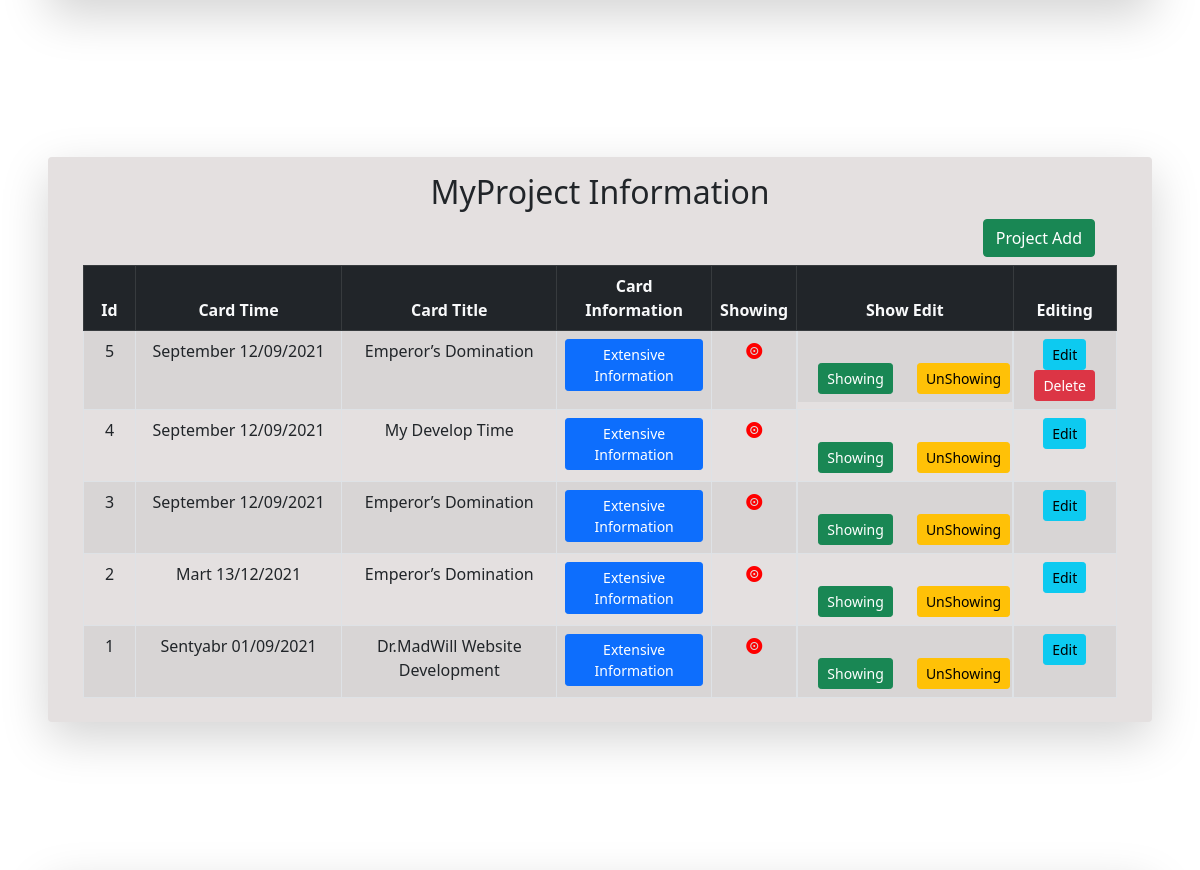
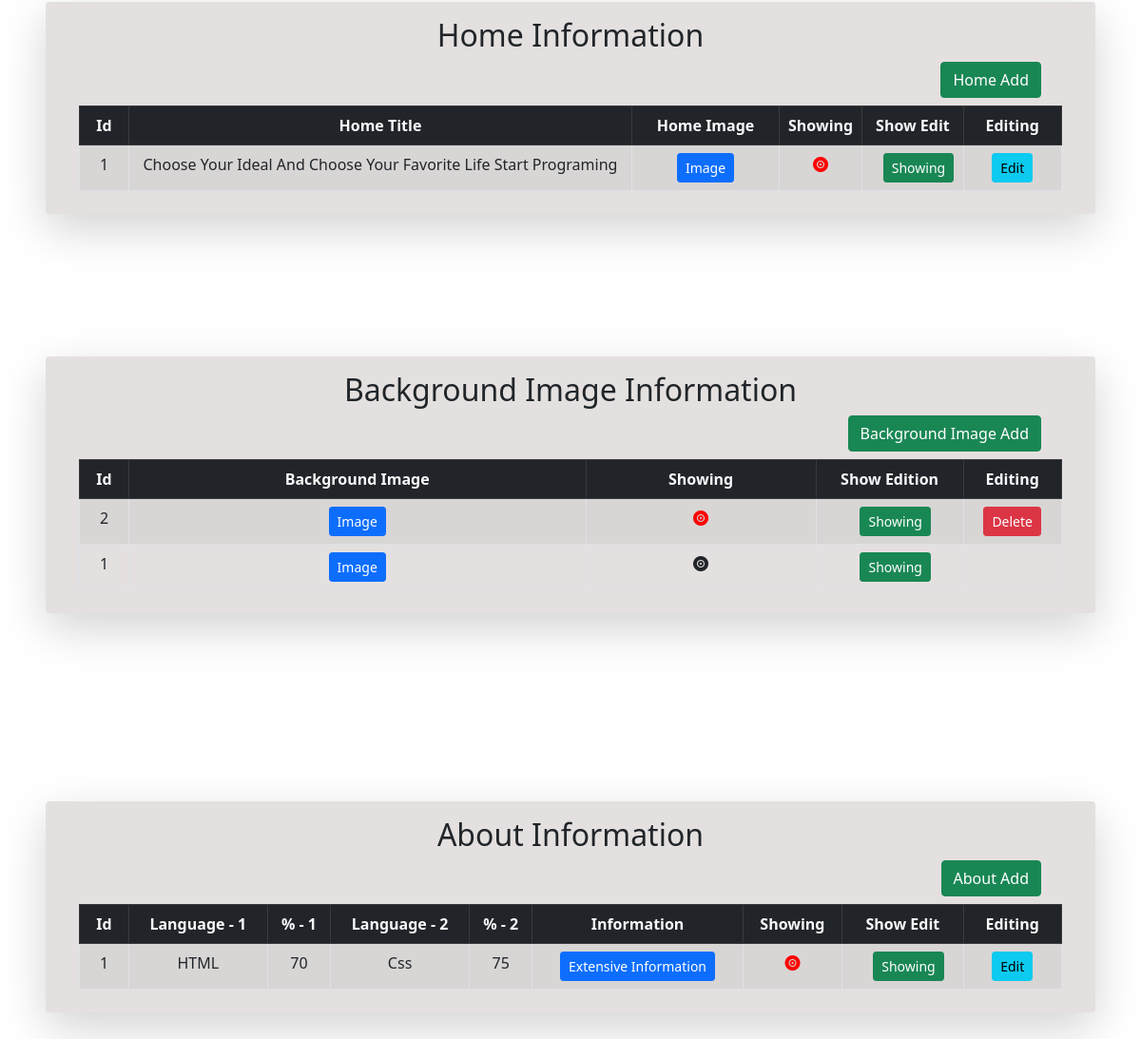
The page /admin/main/ (signed in, lower part) on the database as committed earlier (2 pictures, top to bottom).
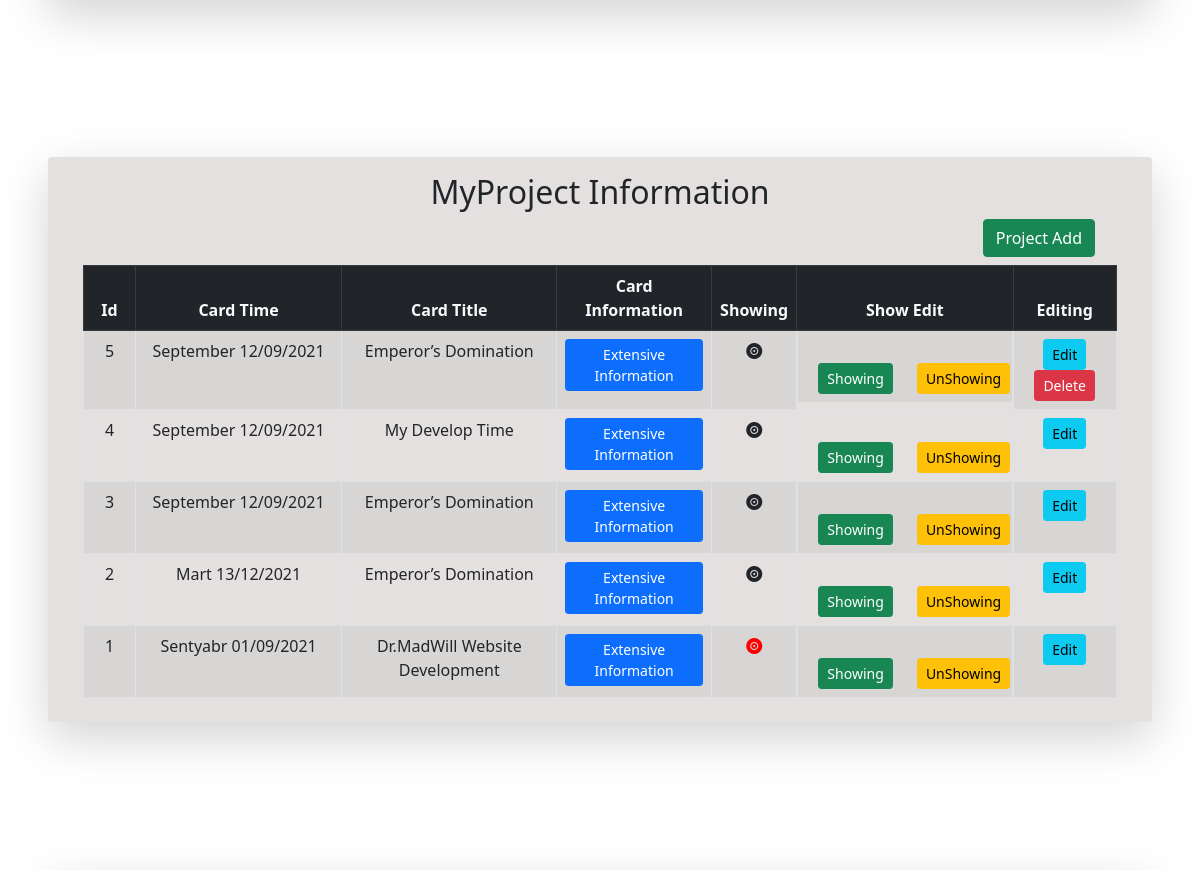
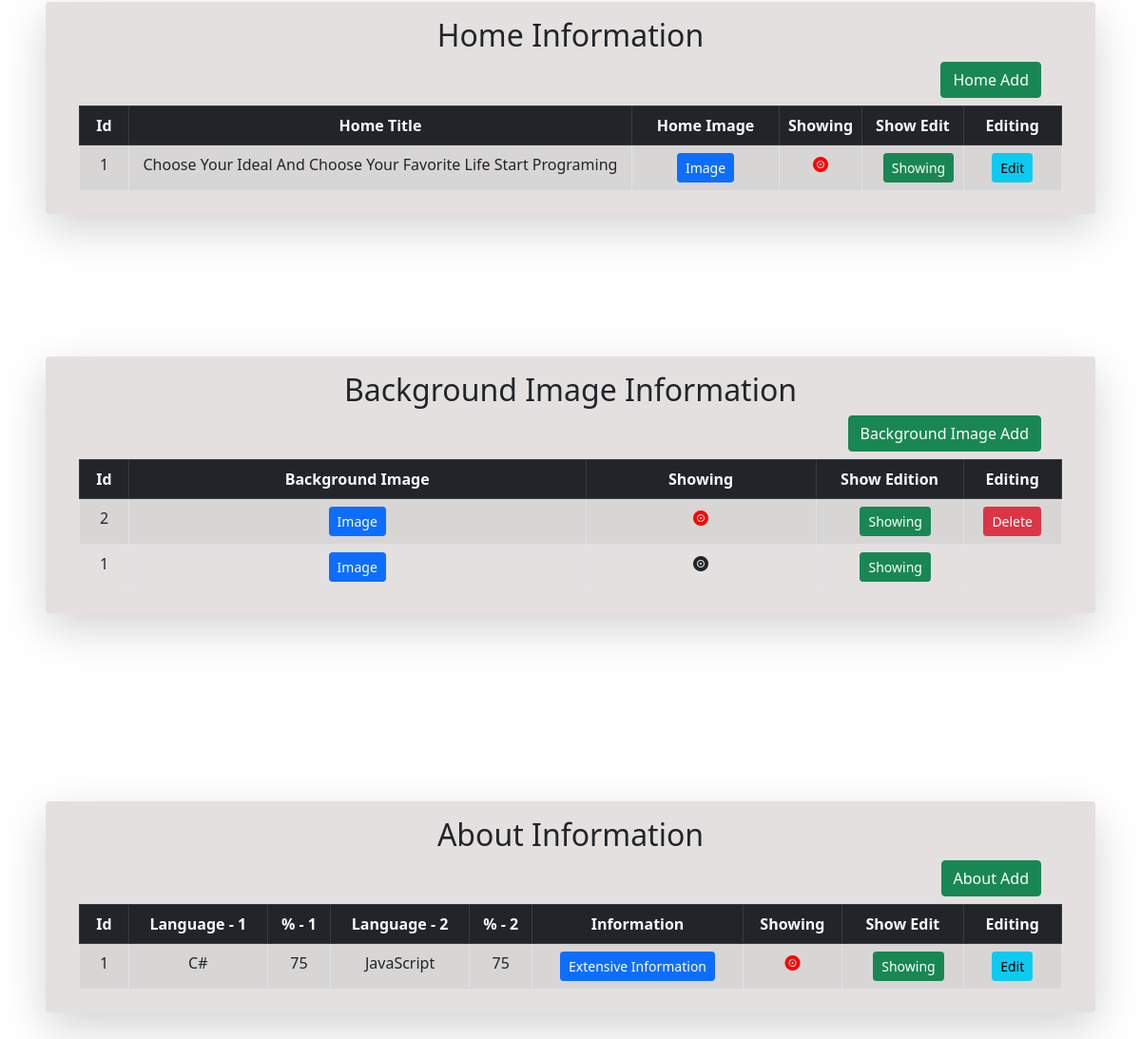
The same page on the database as committed later (2 pictures, top to bottom).
### postd/models.py (models this page shows, shortened)
class Projectin(db.Model):
    id = db.Column(db.Integer, primary_key=True)
    protime = db.Column(db.String(25), nullable=False)
    protitle = db.Column(db.String(50), nullable=False)
    prosortcut = db.Column(db.String(80), nullable=False)
    projareya = db.Column(db.Text)
    cardTextadd=db.Column(db.String(210))
    projareya2 = db.Column(db.Text)
    projtitle = db.Column(db.String(100))
    listp = db.Column(db.String(70))
    listp1 = db.Column(db.String(70))
    listp2 = db.Column(db.String(70))
    listp3 = db.Column(db.String(70))
    listp4 = db.Column(db.String(70))
    listp5 = db.Column(db.String(70))
    listp6 = db.Column(db.String(70))
    listp7 = db.Column(db.String(70))
    projareya3 = db.Column(db.Text)
    proimg=db.Column(db.String(100))
    show=db.Column(db.String(10))

class Aboutin(db.Model):
    id = db.Column(db.Integer, primary_key=True)
    aboutinfo1 = db.Column(db.String(160), nullable=False)
    aboutinfo2 = db.Column(db.String(160), nullable=False)
    disgen1 = db.Column(db.String(25),nullable=False)
    disgen1interest = db.Column(db.Integer,nullable=False)
    disgen2 = db.Column(db.String(25),nullable=False)
    disgen2interest = db.Column(db.Integer,nullable=False)
    disgen3 = db.Column(db.String(25),nullable=False)
    disgen3interest = db.Column(db.Integer,nullable=False)
    disgen4 = db.Column(db.String(25),nullable=False)
    disgen4interest = db.Column(db.Integer,nullable=False)
    disgen5 = db.Column(db.String(25),nullable=False)
    disgen5interest = db.Column(db.Integer,nullable=False)
    aboutinfoimg=db.Column(db.String(100))
    show=db.Column(db.String(1))

### postd/routes.py (the view, shortened to what this page needs)
@app.route('/admin/main/',methods=['GET','POST'])
@login_required
def adminmain():
    admin=Admin().query.all()
    admin=admin[::-1]
    contact=Contactin.query.all()
    contact=contact[::-1]
    home=Homein.query.all()
    home=home[::-1]
    project=Projectin.query.all()
    project=project[::-1]
    about=Aboutin.query.all()
    about=about[::-1]
    backimgAll=Backgroundimg().query.all()
    backimg=backimgAll[::-1]
    return render_template('admin/adminmain.html',contact=contact,home=home,about=about,project=project,admin=admin,backimg=backimg)

### postd/models.py (called while the page is built)
@login_manager.user_loader
def load_user(user_id):
    return Admin.query.get(user_id)

### postd/templates/admin/adminmain.html (shortened to what the changed rows need)
{% extends "admin/baseadmin.html" %}
{% block content %}
<div   class="d-flex flex-column align-items-center">
  <div  style="width:92%;background-color: #e4e0e0;"  class="d-flex  p-2 rounded shadow-lg flex-column align-items-center" >
        <div class="d-flex mt-2 justify-content-center">
            <h2 >MyProject Information </h2>
        </div>
        <table style="width: 95%;" class=" mt-2 text-center table table-hover table-striped table-bordered">
            <thead class="table-dark text-light">
                <tr style="text-align: center;" >
                    <th style="width:5% ;" >Id</th>
                    <th style="width:20%;">Card Time</th>
                    <th >Card Title</th>
                    <th style="width:15%;" >Card Information</th>
                    <th>Showing</th>
                    <th>Show Edit</th>
                    <th style="width: 10%;" >Editing</th>
                </tr>
            </thead>
            <tbody>
                {% for info in project %}
                    <tr>
                        <td> {{info.id}} </td>
                        <td class="text-capitalize" >{{info.protime}}</td>
                        <td class="text-capitalize" >{{info.protitle}}</td>
                        <td>
                          <button type="button" class="btn btn-sm btn-primary" data-toggle="modal" data-target="#proexampleModalLong{{info.id}}">
                            Extensive Information
                          </button>
                        </td>
                        <td>
                          {% if info.show=="1" %}
                            <i style="color: red;" class="fas fa-record-vinyl "></i>
                          {% else %}
                            <i  class="fas fa-record-vinyl"></i>
                          {% endif %}
                        </td>
                        <td class="row m-0  ">
                          <form  class="d-inline-block col-6" method="POST">
                            <button type="submit" class="btn btn-sm btn-success">Showing</button>
                          </form>
                          <form  class="d-inline-block col-6" method="POST">
                            <button type="submit" class="btn btn-sm btn-warning">UnShowing</button>
                          </form>
                        </td>
                        <td>
                            <a class="btn  btn-info btn-sm btn" href="{{url_for('editpro', id=info.id)}}">Edit</a>
                            {% if info.id>4  %}
                            <button type="button" class="btn btn-sm btn-danger" data-toggle="modal" data-target="#prseexampleModalCenter{{info.id}}">
                                Delete
                              </button>
                            {% endif %}
                        </td>
                    </tr>
                {% endfor %}
            </tbody>
        </table>
  </div>
  <div  style="width:92%;background-color: #e4e0e0;"  class="d-flex  p-2 rounded shadow-lg flex-column align-items-center" >
        <div class="d-flex mt-2 justify-content-center">
            <h2 >Home Information </h2>
        </div>
        <table style="width: 95%;" class=" mt-2 text-center table table-hover table-striped table-bordered">
            <thead class="table-dark text-light">
                <tr style="text-align: center;" >
                    <th style="width:5% ;" >Id</th>
                    <th >Home Title</th>
                    <th style="width: 15%;">Home Image</th>
                    <th>Showing</th>
                    <th>Show Edit</th>
                    <th style="width: 10%;" >Editing</th>
                </tr>
            </thead>
        </table>
  </div>
  <div  style="width:92%;background-color: #e4e0e0;"  class="d-flex  p-2 rounded shadow-lg flex-column align-items-center" >
        <div class="d-flex mt-2 justify-content-center">
            <h2 >Background Image Information </h2>
        </div>
        <table style="width: 95%;" class=" mt-2 text-center table table-hover table-striped table-bordered">
            <thead class="table-dark text-light">
                <tr style="text-align: center;" >
                    <th style="width:5% ;" >Id</th>
                    <th>Background Image</th>
                    <th >Showing</th>
                    <th style="width:15%;">Show Edition</th>
                    <th style="width: 10%;" >Editing</th>
                </tr>
            </thead>
        </table>
  </div>
  <div  style="width:92%;background-color: #e4e0e0;margin:120px;"  class="d-flex mt-5 p-2 rounded shadow-lg flex-column align-items-center" >
        <div class="d-flex mt-2 justify-content-center">
            <h2 >About Information </h2>
        </div>
        <table style="width: 95%;" class=" mt-2 text-center table table-hover table-striped table-bordered">
            <thead class="table-dark text-light">
                <tr style="text-align: center;" >
                    <th style="width:5% ;" >Id</th>
                    <th  >Language - 1</th>
                    <th>% - 1</th>
                    <th  >Language - 2</th>
                    <th>% - 2</th>
                    <th >Information</th>
                    <th>Showing</th>
                    <th>Show Edit</th>
                    <th style="width: 10%;" >Editing</th>
                </tr>
            </thead>
            <tbody>
                {% for info in about %}
                    <tr>
                        <td> {{info.id}} </td>
                        <td class="text-capitalize" >{{info.disgen1}}</td>
                        <td class="text-capitalize" >{{info.disgen1interest}}</td>
                        <td class="text-capitalize" >{{info.disgen2}}</td>
                        <td class="text-capitalize" >{{info.disgen2interest}}</td>
                        <td>
                          <button type="button" class="btn btn-sm btn-primary" data-toggle="modal" data-target="#abbbexampleModalCenter{{info.id}}">
                            Extensive Information
                          </button>
                        </td>
                        <td>
                          {% if info.show=="1" %}
                            <i style="color: red;" class="fas fa-record-vinyl "></i>
                          {% else %}
                            <i  class="fas fa-record-vinyl"></i>
                          {% endif %}
                        </td>
                        <td>
                          <form  class="d-inline-block" method="POST">
                            <button type="submit" class="btn btn-sm btn-success">Showing</button>
                          </form>
                        </td>
                        <td>
                            <a class="btn  btn-info btn-sm btn" href="{{url_for('editabout', id=info.id)}}">Edit</a>
                        </td>
                    </tr>
                {% endfor %}
            </tbody>
        </table>
  </div>
</div>
{% endblock %}

Rows that differ between the two databases and show on the page:
changed Projectin id 5: show "1" → "0" (drawn)
changed Projectin "My Develop Time": show "1" → "0" (drawn)
changed Projectin id 3: show "1" → "0" (drawn)
changed Projectin "Mart 13/12/2021": show "1" → "0" (drawn)
changed Aboutin id 1: disgen1 "HTML" → "C#"; disgen1interest "70" → "75"; disgen2 "Css" → "JavaScript"
